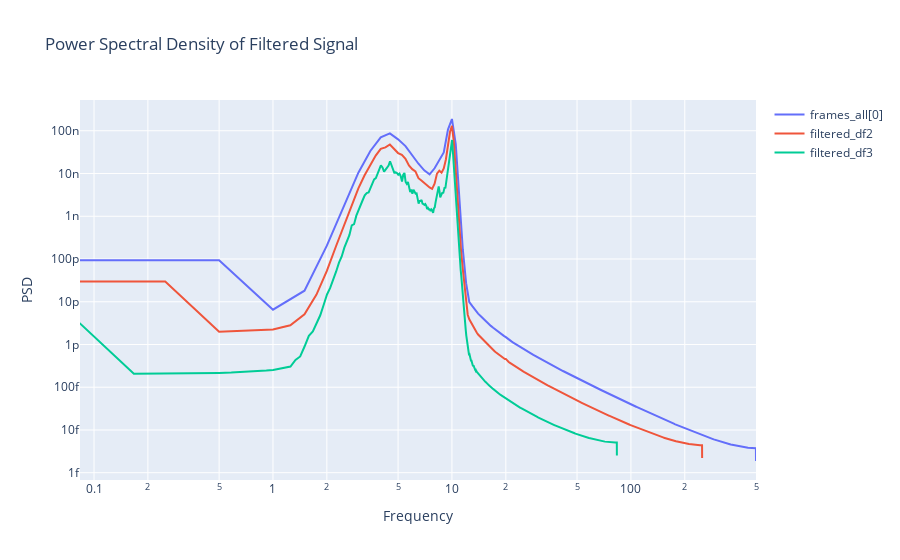

The code cell stored with this chart in its notebook:
### Code cell
#Calculate the Welch PSD for frames_all[0]
freq_all, psd_all = welch(frames_all[0]['Filtered Signal'], fs=1000, nperseg=2000, scaling = 'spectrum', window='hamming')


# Calculate the Welch PSD for filtered_df2
freq2, psd2 = welch(filtered2_df['Filtered Signal'], fs=500, nperseg=2000, scaling = 'spectrum', window='hamming')

# Calculate the Welch PSD for filtered_df3
freq3, psd3 = welch(filtered3_df['Filtered Signal'], fs=167, nperseg=2000, scaling = 'spectrum', window='hamming')

fig = go.Figure()

# Add trace for frames_all[0]
fig.add_trace(go.Scatter(x=freq_all, y=psd_all,
                         mode='lines', name='frames_all[0]'))

# Add trace for filtered_df2
fig.add_trace(go.Scatter(x=freq2, y=psd2,
                         mode='lines', name='filtered_df2'))

# Add trace for filtered_df3
fig.add_trace(go.Scatter(x=freq3, y=psd3,
                         mode='lines', name='filtered_df3'))

# Update layout
fig.update_layout(title='Power Spectral Density of Filtered Signal',
                  xaxis_title='Frequency',
                  yaxis_title='PSD',
                  xaxis_type='log',
                  yaxis_type='log')


# Show the figure
fig.show()

### Figure 1 — Plotly figure (JSON) as saved in the notebook; plotly's stock layout.template omitted (floating-point values rounded to 4 significant figures; data arrays with more than 128 entries replaced by an {"elided": "..."} marker saying what was removed)
{"data": [{"mode": "lines", "name": "frames_all[0]", "type": "scatter", "x": {"elided": "1001 float values"}, "y": {"elided": "1001 float values"}}, {"mode": "lines", "name": "filtered_df2", "type": "scatter", "x": {"elided": "1001 float values"}, "y": {"elided": "1001 float values"}}, {"mode": "lines", "name": "filtered_df3", "type": "scatter", "x": {"elided": "1001 float values"}, "y": {"elided": "1001 float values"}}], "layout": {"title": {"text": "Power Spectral Density of Filtered Signal"}, "xaxis": {"title": {"text": "Frequency"}, "type": "log"}, "yaxis": {"title": {"text": "PSD"}, "type": "log"}}}
